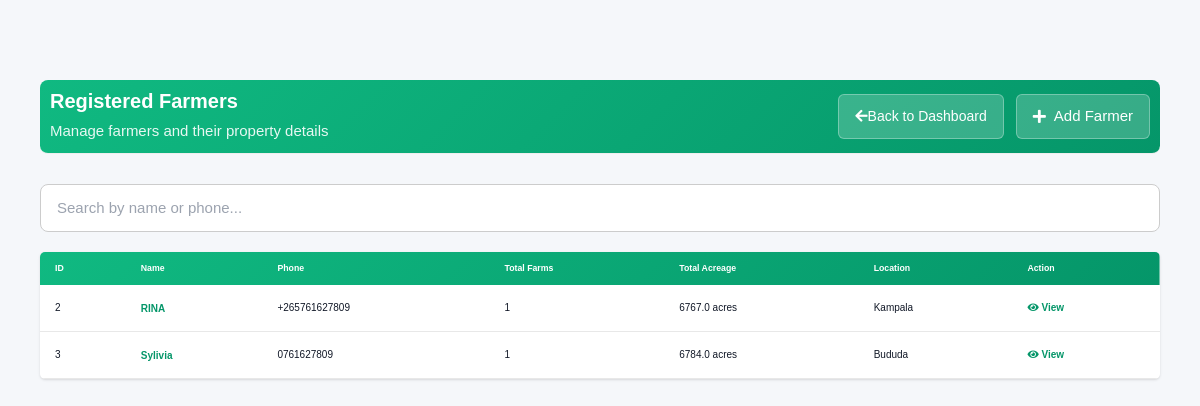
The page /farmer/ on the database its author committed.
### farmcore/models.py (models this page shows, shortened)
class Farmer(models.Model):
    name = models.CharField(max_length=255,blank=False, null=False, default="")
    phone = models.CharField(max_length=15, unique=True, blank=False, null=False)
    def total_farms(self):
        return self.farms.count()
    def total_acreage(self):
        return sum(farm.size_in_acres for farm in self.farms.all())

class Farm(models.Model):
    farmer = models.ForeignKey( Farmer, on_delete=models.CASCADE, related_name='farms')
    name = models.CharField( max_length=255, blank=False, null=False)
    size_in_acres = models.FloatField(max_length=100, blank=False, null=False)
    location = models.CharField( max_length=255,
        blank=False, null=False )

### farmcore/views.py (the view)
# urls.py: path('farmer/', views.farmers, name='farmer'),
def farmers(request):
    search_query = request.GET.get('search', '')
    farmers = Farmer.objects.all()
    if search_query:
        farmers = farmers.filter(
            Q(name__icontains=search_query) |
            Q(id__icontains=search_query) |
            Q(phone__icontains=search_query)
        )
    context = {
        'farmers': farmers,
        'search_query': search_query,
    }
    return render(request, 'farmer.html', context)

### farmcore/templates/farmer.html (shortened to what this page needs)
{% load static %}
<!DOCTYPE html>
<html lang="en">
<head>
<link rel="stylesheet" href="https://cdnjs.cloudflare.com/ajax/libs/twitter-bootstrap/3.3.7/css/bootstrap.min.css">
<link rel="stylesheet" href="https://cdnjs.cloudflare.com/ajax/libs/font-awesome/5.15.4/css/all.min.css">
<script src="https://cdn.tailwindcss.com"></script>
<link rel="stylesheet" href="/static/css/style.css">
</head>
<body>
<div class="farmers-container">
    <div class="page-header">
        <div class="page-header-content">
            <h2>Registered Farmers</h2>
            <p>Manage farmers and their property details</p>
        </div>
        <div style="display: flex; gap: 12px;">
            <a href="{% url 'dashboard' %}" class="back-button">
                <i class="fas fa-arrow-left"></i> Back to Dashboard
            </a>
            <a href="{% url 'add_farmer' %}" class="btn-add">
                <i class="fas fa-plus"></i> Add Farmer
            </a>
        </div>
    </div>
    <form method="GET" class="search-box">
        <input type="text" name="search" placeholder="Search by name or phone..."
               value="{{ search_query }}">
    </form>
    {% if farmers %}
    <div class="bg-white rounded-lg shadow overflow-hidden">
        <table class="min-w-full">
            <thead style="background: linear-gradient(135deg, #10b981 0%, #059669 100%); color: white;">
                <tr>
                    <th class="px-6 py-4 text-left font-bold text-sm"> ID</th>
                    <th class="px-6 py-4 text-left font-bold text-sm">Name</th>
                    <th class="px-6 py-4 text-left font-bold text-sm">Phone</th>
                    <th class="px-6 py-4 text-left font-bold text-sm">Total Farms</th>
                    <th class="px-6 py-4 text-left font-bold text-sm">Total Acreage</th>
                    <th class="px-6 py-4 text-left font-bold text-sm">Location</th>
                    <th class="px-6 py-4 text-left font-bold text-sm">Action</th>
                </tr>
            </thead>
            <tbody>
                {% for farmer in farmers %}
                <tr style="border-bottom: 1px solid #e8e8e8; transition: all 0.2s;" onmouseover="this.style.backgroundColor='#f0fdf4'; this.style.boxShadow='0 2px 8px rgba(16, 185, 129, 0.1)';" onmouseout="this.style.backgroundColor='white'; this.style.boxShadow='none';">
                    <td class="px-6 py-5 whitespace-nowrap">
                        <div class="text-base font-medium text-gray-900">{{ farmer.id }}</div>
                    </td>
                    <td class="px-6 py-5 whitespace-nowrap">
                        <a href="{% url 'farmer_details' farmer.id %}" class="text-base font-semibold text-emerald-600 hover:text-emerald-900">
                            {{ farmer.name }}
                        </a>
                    </td>
                    <td class="px-6 py-5 whitespace-nowrap">
                        <div class="text-base font-medium text-gray-900">{{ farmer.phone }}</div>
                    </td>
                    <td class="px-6 py-5 whitespace-nowrap">
                        <div class="text-base font-medium text-gray-900">{{ farmer.total_farms }}</div>
                    </td>
                    <td class="px-6 py-5 whitespace-nowrap">
                        <div class="text-base font-medium text-gray-900">{{ farmer.total_acreage }} acres</div>
                    </td>
                    <td class="px-6 py-5 whitespace-nowrap">
                        <div class="text-base font-medium text-gray-900">{% if farmer.farms.first %}{{ farmer.farms.first.location }}{% else %}<span class="text-gray-400">No location</span>{% endif %}</div>
                    </td>
                    <td class="px-6 py-5 whitespace-nowrap text-base font-medium">
                        <a href="{% url 'farmer_details' farmer.id %}" class="text-emerald-600 hover:text-emerald-900 font-semibold" title="View Details">
                            <i class="fas fa-eye"></i> View
                        </a>
                    </td>
                </tr>
                {% endfor %}
            </tbody>
        </table>
    </div>
    {% endif %}
</div>
</body>
</html>

### farmcore/static/css/style.css (style rules this page uses)
body { margin: 0; font-family: Arial, sans-serif; background: #f5f7fa; color: #1a1a1a; }

### farmcore/templates/farmer.html (style rules this page uses)
.farmers-container { padding: 40px; width: 100%; max-width: 1200px; margin: auto; }
.page-header { display: flex; justify-content: space-between; align-items: center; margin-bottom: 30px; padding: 10px; background: linear-gradient(135deg, #10b981 0%, #059669 100%); border-radius: 8px; color: white; }
.page-header-content h2 { margin: 0 0 8px 0; font-size: 20px; font-weight: 700; }
.page-header-content p { margin: 0; opacity: 0.9; font-size: 15px; }
.back-button { display: inline-flex; align-items: center; background: rgba(255, 255, 255, 0.2); color: white; padding: 10px 16px; border-radius: 6px; text-decoration: none; font-weight: 500; transition: all 0.3s; border: 1px solid rgba(255, 255, 255, 0.3); }
.btn-add { background: rgba(255, 255, 255, 0.2); color: white; padding: 10px 16px; border-radius: 6px; text-decoration: none; font-size: 15px; transition: 0.3s; border: 1px solid rgba(255, 255, 255, 0.3); display: inline-flex; align-items: center; gap: 8px; font-weight: 500; }
.search-box { margin-bottom: 20px; }
.search-box input { width: 100%; padding: 12px 16px; border-radius: 8px; border: 1px solid #ccc; font-size: 15px; }

### rows shown on the page
Farmer: id "2", name "RINA", phone "+265761627809", total_farms "1", total_acreage "6767.0", farms.first.location "Kampala"
Farmer: id "3", name "Sylivia", phone "0761627809", total_farms "1", total_acreage "6784.0", farms.first.location "Bududa"
